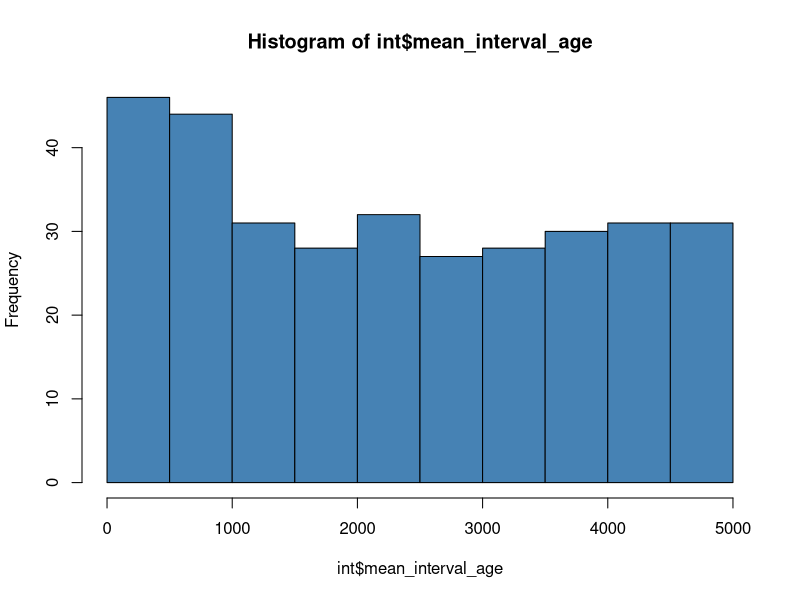

Source code (R):
#Binning of the ungrouped mixed taxa into 500 year intervals####

library(dplyr)
library(ggplot2)
library(vegan)

#Standardisation 2####
mixed<-read.csv("Outputs/Stand2_unbinned.csv", check.names = FALSE)
mixed<-mixed[-c(1)]
#remove rows which contain all 0s
mixed = mixed[rowSums(mixed[5:374])>0,]

#remove rows with ages older than 5000 years
mixed = mixed[(mixed[1])<5000,]

Cal_yrs_BP<- mixed$Cal_yrs_BP
Site<- mixed$site
min<-mixed$min
max<-mixed$max
meta_data <- c("Cal_yrs_BP", "site", "min", "max")
mixed = mixed[,!(names(mixed) %in% meta_data)]

#convert to percentages
mixed<- mixed / rowSums(mixed) * 100

#Add age information
mixed$Cal_yrs_BP <-Cal_yrs_BP

#Add site information
mixed$Site <-Site

#split into new dataframe subsets
lou_mixed<- mixed[mixed$Site == "loui", ]
plu_mixed<- mixed[mixed$Site == "plum", ]
ano_mixed<- mixed[mixed$Site == "anou", ]
wai_mixed<- mixed[mixed$Site == "wait", ]
vol_mixed<- mixed[mixed$Site == "voli", ]
bon_mixed<- mixed[mixed$Site == "bona", ]
tag_mixed<- mixed[mixed$Site == "tagi", ]
yac_mixed<- mixed[mixed$Site == "yaca", ]
fin_mixed<- mixed[mixed$Site == "fine", ]
lot_mixed<- mixed[mixed$Site == "loto", ]
ngo_mixed<- mixed[mixed$Site == "ngof", ]
ava_mixed<- mixed[mixed$Site == "avai", ]
lan_mixed<- mixed[mixed$Site == "lano", ]
tuk_mixed<- mixed[mixed$Site == "tuko", ]
aro_mixed<- mixed[mixed$Site == "aroi", ]

#delete site column
lou_mixed<-lou_mixed[-c(372)]
plu_mixed<-plu_mixed[-c(372)]
ano_mixed<-ano_mixed[-c(372)]
wai_mixed<-wai_mixed[-c(372)]
vol_mixed<-vol_mixed[-c(372)]
bon_mixed<-bon_mixed[-c(372)]
tag_mixed<-tag_mixed[-c(372)]
yac_mixed<-yac_mixed[-c(372)]
fin_mixed<-fin_mixed[-c(372)]
lot_mixed<-lot_mixed[-c(372)]
ngo_mixed<-ngo_mixed[-c(372)]
ava_mixed<-ava_mixed[-c(372)]
lan_mixed<-lan_mixed[-c(372)]
tuk_mixed<-tuk_mixed[-c(372)]
aro_mixed<-aro_mixed[-c(372)]

# bin the data in 10 bins of 500 years and take the mean value of each bin
lou_mixed <- aggregate(lou_mixed, by=list(cut(lou_mixed$Cal_yrs_BP,seq(-100,4900,500))), mean)
plu_mixed <- aggregate(plu_mixed, by=list(cut(plu_mixed$Cal_yrs_BP,seq(-100,4900,500))), mean)
ano_mixed <- aggregate(ano_mixed, by=list(cut(ano_mixed$Cal_yrs_BP,seq(-100,4900,500))), mean)
wai_mixed <- aggregate(wai_mixed, by=list(cut(wai_mixed$Cal_yrs_BP,seq(-100,4900,500))), mean)
vol_mixed <- aggregate(vol_mixed, by=list(cut(vol_mixed$Cal_yrs_BP,seq(-100,4900,500))), mean)
bon_mixed <- aggregate(bon_mixed, by=list(cut(bon_mixed$Cal_yrs_BP,seq(-100,4900,500))), mean)
tag_mixed <- aggregate(tag_mixed, by=list(cut(tag_mixed$Cal_yrs_BP,seq(-100,4900,500))), mean)
yac_mixed <- aggregate(yac_mixed, by=list(cut(yac_mixed$Cal_yrs_BP,seq(-100,4900,500))), mean)
fin_mixed <- aggregate(fin_mixed, by=list(cut(fin_mixed$Cal_yrs_BP,seq(-100,4900,500))), mean)
lot_mixed <- aggregate(lot_mixed, by=list(cut(lot_mixed$Cal_yrs_BP,seq(-100,4900,500))), mean)
ngo_mixed <- aggregate(ngo_mixed, by=list(cut(ngo_mixed$Cal_yrs_BP,seq(-100,4900,500))), mean)
ava_mixed <- aggregate(ava_mixed, by=list(cut(ava_mixed$Cal_yrs_BP,seq(-100,4900,500))), mean)
lan_mixed <- aggregate(lan_mixed, by=list(cut(lan_mixed$Cal_yrs_BP,seq(-100,4900,500))), mean)
tuk_mixed <- aggregate(tuk_mixed, by=list(cut(tuk_mixed$Cal_yrs_BP,seq(-100,4900,500))), mean)
aro_mixed <- aggregate(aro_mixed, by=list(cut(aro_mixed$Cal_yrs_BP,seq(-100,4900,500))), mean)

# add site names back in
lou_mixed$Site<-"lou"
plu_mixed$Site<-"plu"
ano_mixed$Site<-"ano"
wai_mixed$Site<-"wai"
vol_mixed$Site<-"vol"
bon_mixed$Site<-"bon"
tag_mixed$Site<-"tag"
yac_mixed$Site<-"yac"
fin_mixed$Site<-"fin"
lot_mixed$Site<-"lot"
ngo_mixed$Site<-"ngo"
ava_mixed$Site<-"ava"
lan_mixed$Site<-"lan"
tuk_mixed$Site<-"tuk"
aro_mixed$Site<-"aro"

#merge
mixed<-merge(lou_mixed, plu_mixed, all=TRUE)
mixed<-merge(mixed, ano_mixed, all=TRUE)
mixed<-merge(mixed, wai_mixed, all=TRUE)
mixed<-merge(mixed, vol_mixed, all=TRUE)
mixed<-merge(mixed, bon_mixed, all=TRUE)
mixed<-merge(mixed, tag_mixed, all=TRUE)
mixed<-merge(mixed, yac_mixed, all=TRUE)
mixed<-merge(mixed, fin_mixed, all=TRUE)
mixed<-merge(mixed, lot_mixed, all=TRUE)
mixed<-merge(mixed, ngo_mixed, all=TRUE)
mixed<-merge(mixed, ava_mixed, all=TRUE)
mixed<-merge(mixed, lan_mixed, all=TRUE)
mixed<-merge(mixed, tuk_mixed, all=TRUE)
mixed<-merge(mixed, aro_mixed, all=TRUE)

# reorder the column names
mixed<-mixed[ , order(names(mixed))]

# replace all NA with 0
mixed[is.na(mixed)] <- 0

# sort by age
mixed <- mixed[order(mixed$Group.1),]

#write.csv(mixed, "Outputs/Stand2_binned.csv")

#Standardisation 1####
mixed<-read.csv("Outputs/Stand1_unbinned.csv", check.names = FALSE)
mixed<-mixed[-c(1)]
#remove rows which contain all 0s
mixed = mixed[rowSums(mixed[5:398])>0,]

#remove rows with ages older than 5000 years
mixed = mixed[(mixed[1])<5000,]

Cal_yrs_BP<- mixed$Cal_yrs_BP
Site<- mixed$site
min<-mixed$min
max<-mixed$max
meta_data <- c("Cal_yrs_BP", "site", "min", "max")
mixed = mixed[,!(names(mixed) %in% meta_data)]

#convert to percentages
mixed<- mixed / rowSums(mixed) * 100

#Add age information
mixed$Cal_yrs_BP <-Cal_yrs_BP

#Add site information
mixed$Site <-Site

#split into new dataframe subsets
lou_mixed<- mixed[mixed$Site == "loui", ]
plu_mixed<- mixed[mixed$Site == "plum", ]
ano_mixed<- mixed[mixed$Site == "anou", ]
wai_mixed<- mixed[mixed$Site == "wait", ]
vol_mixed<- mixed[mixed$Site == "voli", ]
bon_mixed<- mixed[mixed$Site == "bona", ]
tag_mixed<- mixed[mixed$Site == "tagi", ]
yac_mixed<- mixed[mixed$Site == "yaca", ]
fin_mixed<- mixed[mixed$Site == "fine", ]
lot_mixed<- mixed[mixed$Site == "loto", ]
ngo_mixed<- mixed[mixed$Site == "ngof", ]
ava_mixed<- mixed[mixed$Site == "avai", ]
lan_mixed<- mixed[mixed$Site == "lano", ]
tuk_mixed<- mixed[mixed$Site == "tuko", ]
aro_mixed<- mixed[mixed$Site == "aroi", ]

#delete site column
lou_mixed<-lou_mixed[-c(396)]
plu_mixed<-plu_mixed[-c(396)]
ano_mixed<-ano_mixed[-c(396)]
wai_mixed<-wai_mixed[-c(396)]
vol_mixed<-vol_mixed[-c(396)]
bon_mixed<-bon_mixed[-c(396)]
tag_mixed<-tag_mixed[-c(396)]
yac_mixed<-yac_mixed[-c(396)]
fin_mixed<-fin_mixed[-c(396)]
lot_mixed<-lot_mixed[-c(396)]
ngo_mixed<-ngo_mixed[-c(396)]
ava_mixed<-ava_mixed[-c(396)]
lan_mixed<-lan_mixed[-c(396)]
tuk_mixed<-tuk_mixed[-c(396)]
aro_mixed<-aro_mixed[-c(396)]

# bin the data in 10 bins of 500 years and take the mean value of each bin
lou_mixed <- aggregate(lou_mixed, by=list(cut(lou_mixed$Cal_yrs_BP,seq(-100,4900,500))), mean)
plu_mixed <- aggregate(plu_mixed, by=list(cut(plu_mixed$Cal_yrs_BP,seq(-100,4900,500))), mean)
ano_mixed <- aggregate(ano_mixed, by=list(cut(ano_mixed$Cal_yrs_BP,seq(-100,4900,500))), mean)
wai_mixed <- aggregate(wai_mixed, by=list(cut(wai_mixed$Cal_yrs_BP,seq(-100,4900,500))), mean)
vol_mixed <- aggregate(vol_mixed, by=list(cut(vol_mixed$Cal_yrs_BP,seq(-100,4900,500))), mean)
bon_mixed <- aggregate(bon_mixed, by=list(cut(bon_mixed$Cal_yrs_BP,seq(-100,4900,500))), mean)
tag_mixed <- aggregate(tag_mixed, by=list(cut(tag_mixed$Cal_yrs_BP,seq(-100,4900,500))), mean)
yac_mixed <- aggregate(yac_mixed, by=list(cut(yac_mixed$Cal_yrs_BP,seq(-100,4900,500))), mean)
fin_mixed <- aggregate(fin_mixed, by=list(cut(fin_mixed$Cal_yrs_BP,seq(-100,4900,500))), mean)
lot_mixed <- aggregate(lot_mixed, by=list(cut(lot_mixed$Cal_yrs_BP,seq(-100,4900,500))), mean)
ngo_mixed <- aggregate(ngo_mixed, by=list(cut(ngo_mixed$Cal_yrs_BP,seq(-100,4900,500))), mean)
ava_mixed <- aggregate(ava_mixed, by=list(cut(ava_mixed$Cal_yrs_BP,seq(-100,4900,500))), mean)
lan_mixed <- aggregate(lan_mixed, by=list(cut(lan_mixed$Cal_yrs_BP,seq(-100,4900,500))), mean)
tuk_mixed <- aggregate(tuk_mixed, by=list(cut(tuk_mixed$Cal_yrs_BP,seq(-100,4900,500))), mean)
aro_mixed <- aggregate(aro_mixed, by=list(cut(aro_mixed$Cal_yrs_BP,seq(-100,4900,500))), mean)

# add site names back in
lou_mixed$Site<-"lou"
plu_mixed$Site<-"plu"
ano_mixed$Site<-"ano"
wai_mixed$Site<-"wai"
vol_mixed$Site<-"vol"
bon_mixed$Site<-"bon"
tag_mixed$Site<-"tag"
yac_mixed$Site<-"yac"
fin_mixed$Site<-"fin"
lot_mixed$Site<-"lot"
ngo_mixed$Site<-"ngo"
ava_mixed$Site<-"ava"
lan_mixed$Site<-"lan"
tuk_mixed$Site<-"tuk"
aro_mixed$Site<-"aro"

#merge
mixed<-merge(lou_mixed, plu_mixed, all=TRUE)
mixed<-merge(mixed, ano_mixed, all=TRUE)
mixed<-merge(mixed, wai_mixed, all=TRUE)
mixed<-merge(mixed, vol_mixed, all=TRUE)
mixed<-merge(mixed, bon_mixed, all=TRUE)
mixed<-merge(mixed, tag_mixed, all=TRUE)
mixed<-merge(mixed, yac_mixed, all=TRUE)
mixed<-merge(mixed, fin_mixed, all=TRUE)
mixed<-merge(mixed, lot_mixed, all=TRUE)
mixed<-merge(mixed, ngo_mixed, all=TRUE)
mixed<-merge(mixed, ava_mixed, all=TRUE)
mixed<-merge(mixed, lan_mixed, all=TRUE)
mixed<-merge(mixed, tuk_mixed, all=TRUE)
mixed<-merge(mixed, aro_mixed, all=TRUE)

# reorder the column names
mixed<-mixed[ , order(names(mixed))]

# replace all NA with 0
mixed[is.na(mixed)] <- 0

# sort by age
mixed <- mixed[order(mixed$Group.1),]

#write.csv(mixed, "Outputs/Stand1_binned.csv")

#Samples per bin stand2####
#here I summerise how many pollen assemblages
#or samples are in each bin.
#both standardisations have 328 observations
int<-read.csv("Outputs/Stand2_unbinned_int.csv")
int<-int[c(3,6)]
hist(int$mean_interval_age, col='steelblue')

int<-int %>%
  group_by(site,mean_interval_age) %>%
  dplyr::summarize(n())
#write.csv(int, "Outputs/samples_per_bin.csv")
int<-reshape(int, idvar = "site", timevar = "mean_interval_age", direction = "wide")

#Stand2 without averaging the data and without converting to %####

mixed<-read.csv("Outputs/Stand2_unbinned.csv", check.names = FALSE)
mixed<-mixed[-c(1)]
#remove rows which contain all 0s
mixed = mixed[rowSums(mixed[5:374])>0,]

#remove rows with ages older than 5000 years
mixed = mixed[(mixed[1])<5000,]

Cal_yrs_BP<- mixed$Cal_yrs_BP
Site<- mixed$site
min<-mixed$min
max<-mixed$max
meta_data <- c("Cal_yrs_BP", "site", "min", "max")
mixed = mixed[,!(names(mixed) %in% meta_data)]

#convert to percentages
#mixed<- mixed / rowSums(mixed) * 100

#Add age information
mixed$Cal_yrs_BP <-Cal_yrs_BP

#Add site information
mixed$Site <-Site

#split into new dataframe subsets
lou_mixed<- mixed[mixed$Site == "loui", ]
plu_mixed<- mixed[mixed$Site == "plum", ]
ano_mixed<- mixed[mixed$Site == "anou", ]
wai_mixed<- mixed[mixed$Site == "wait", ]
vol_mixed<- mixed[mixed$Site == "voli", ]
bon_mixed<- mixed[mixed$Site == "bona", ]
tag_mixed<- mixed[mixed$Site == "tagi", ]
yac_mixed<- mixed[mixed$Site == "yaca", ]
fin_mixed<- mixed[mixed$Site == "fine", ]
lot_mixed<- mixed[mixed$Site == "loto", ]
ngo_mixed<- mixed[mixed$Site == "ngof", ]
ava_mixed<- mixed[mixed$Site == "avai", ]
lan_mixed<- mixed[mixed$Site == "lano", ]
tuk_mixed<- mixed[mixed$Site == "tuko", ]
aro_mixed<- mixed[mixed$Site == "aroi", ]

#delete site column
lou_mixed<-lou_mixed[-c(372)]
plu_mixed<-plu_mixed[-c(372)]
ano_mixed<-ano_mixed[-c(372)]
wai_mixed<-wai_mixed[-c(372)]
vol_mixed<-vol_mixed[-c(372)]
bon_mixed<-bon_mixed[-c(372)]
tag_mixed<-tag_mixed[-c(372)]
yac_mixed<-yac_mixed[-c(372)]
fin_mixed<-fin_mixed[-c(372)]
lot_mixed<-lot_mixed[-c(372)]
ngo_mixed<-ngo_mixed[-c(372)]
ava_mixed<-ava_mixed[-c(372)]
lan_mixed<-lan_mixed[-c(372)]
tuk_mixed<-tuk_mixed[-c(372)]
aro_mixed<-aro_mixed[-c(372)]

# bin the data in 10 bins of 500 years and take the mean value of each bin
lou_mixed <- aggregate(lou_mixed, by=list(cut(lou_mixed$Cal_yrs_BP,seq(-100,4900,500))), sum)
plu_mixed <- aggregate(plu_mixed, by=list(cut(plu_mixed$Cal_yrs_BP,seq(-100,4900,500))), sum)
ano_mixed <- aggregate(ano_mixed, by=list(cut(ano_mixed$Cal_yrs_BP,seq(-100,4900,500))), sum)
wai_mixed <- aggregate(wai_mixed, by=list(cut(wai_mixed$Cal_yrs_BP,seq(-100,4900,500))), sum)
vol_mixed <- aggregate(vol_mixed, by=list(cut(vol_mixed$Cal_yrs_BP,seq(-100,4900,500))), sum)
bon_mixed <- aggregate(bon_mixed, by=list(cut(bon_mixed$Cal_yrs_BP,seq(-100,4900,500))), sum)
tag_mixed <- aggregate(tag_mixed, by=list(cut(tag_mixed$Cal_yrs_BP,seq(-100,4900,500))), sum)
yac_mixed <- aggregate(yac_mixed, by=list(cut(yac_mixed$Cal_yrs_BP,seq(-100,4900,500))), sum)
fin_mixed <- aggregate(fin_mixed, by=list(cut(fin_mixed$Cal_yrs_BP,seq(-100,4900,500))), sum)
lot_mixed <- aggregate(lot_mixed, by=list(cut(lot_mixed$Cal_yrs_BP,seq(-100,4900,500))), sum)
ngo_mixed <- aggregate(ngo_mixed, by=list(cut(ngo_mixed$Cal_yrs_BP,seq(-100,4900,500))), sum)
ava_mixed <- aggregate(ava_mixed, by=list(cut(ava_mixed$Cal_yrs_BP,seq(-100,4900,500))), sum)
lan_mixed <- aggregate(lan_mixed, by=list(cut(lan_mixed$Cal_yrs_BP,seq(-100,4900,500))), sum)
tuk_mixed <- aggregate(tuk_mixed, by=list(cut(tuk_mixed$Cal_yrs_BP,seq(-100,4900,500))), sum)
aro_mixed <- aggregate(aro_mixed, by=list(cut(aro_mixed$Cal_yrs_BP,seq(-100,4900,500))), sum)

# add site names back in
lou_mixed$Site<-"lou"
plu_mixed$Site<-"plu"
ano_mixed$Site<-"ano"
wai_mixed$Site<-"wai"
vol_mixed$Site<-"vol"
bon_mixed$Site<-"bon"
tag_mixed$Site<-"tag"
yac_mixed$Site<-"yac"
fin_mixed$Site<-"fin"
lot_mixed$Site<-"lot"
ngo_mixed$Site<-"ngo"
ava_mixed$Site<-"ava"
lan_mixed$Site<-"lan"
tuk_mixed$Site<-"tuk"
aro_mixed$Site<-"aro"

#merge
mixed<-merge(lou_mixed, plu_mixed, all=TRUE)
mixed<-merge(mixed, ano_mixed, all=TRUE)
mixed<-merge(mixed, wai_mixed, all=TRUE)
mixed<-merge(mixed, vol_mixed, all=TRUE)
mixed<-merge(mixed, bon_mixed, all=TRUE)
mixed<-merge(mixed, tag_mixed, all=TRUE)
mixed<-merge(mixed, yac_mixed, all=TRUE)
mixed<-merge(mixed, fin_mixed, all=TRUE)
mixed<-merge(mixed, lot_mixed, all=TRUE)
mixed<-merge(mixed, ngo_mixed, all=TRUE)
mixed<-merge(mixed, ava_mixed, all=TRUE)
mixed<-merge(mixed, lan_mixed, all=TRUE)
mixed<-merge(mixed, tuk_mixed, all=TRUE)
mixed<-merge(mixed, aro_mixed, all=TRUE)

# reorder the column names
mixed<-mixed[ , order(names(mixed))]

# replace all NA with 0
mixed[is.na(mixed)] <- 0

# sort by age
mixed <- mixed[order(mixed$Group.1),]

#write.csv(mixed, "Outputs/Stand2_binned_count_sums.csv")
